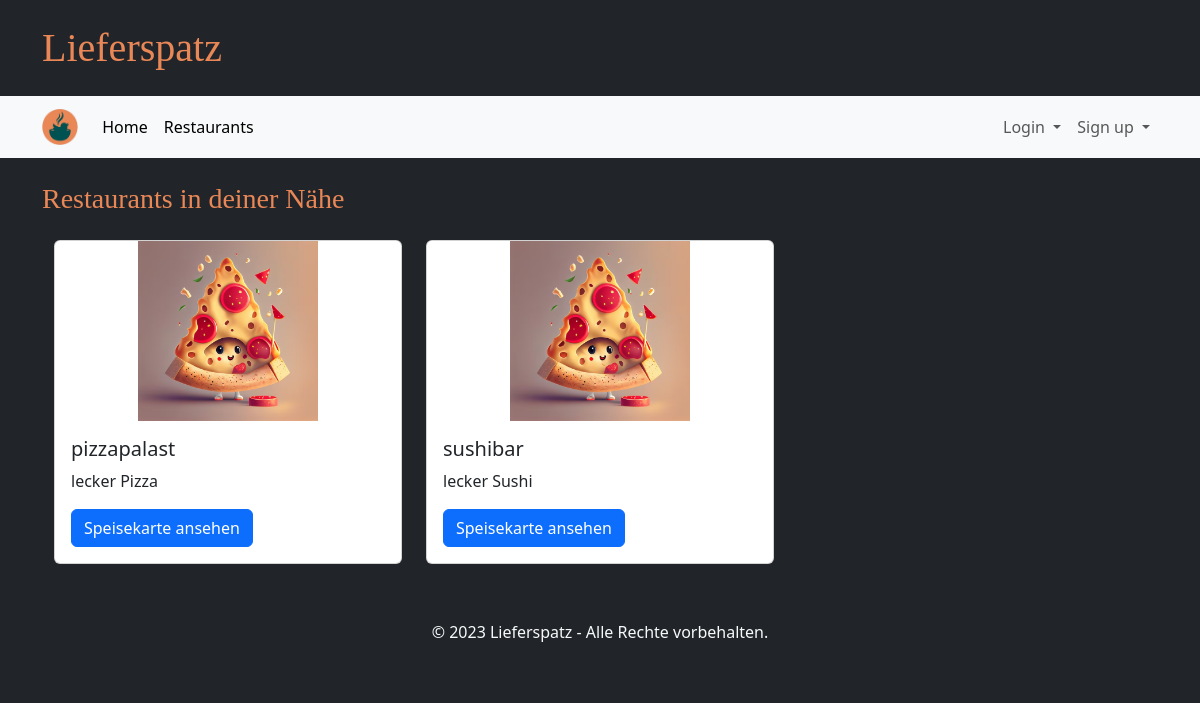
The page /restaurants/all on the database its author committed.
### tables this page shows
CREATE TABLE GeschaeftsAccount(
            Username TEXT PRIMARY KEY NOT NULL,
            Passwort TEXT NOT NULL,
            Restaurantname TEXT NOT NULL,
            Beschreibung TEST NOT NULL,
            Strasse TEXT NOT NULL,
            Hausnummer INTEGER NOT NULL,
            Plz INTEGER NOT NULL
        );

### main.py (the view)
@app.route("/restaurants/all")
def all_restaurants_page():
    restaurants = database.get_restaurants()
    return render_template("restaurants.html", restaurants=restaurants)

### database.py (called while the page is built)
def getData(sql, params = ()):
    dbcon = sqlite3.connect("instance/db.db")
    cursor = dbcon.cursor()
    cursor.execute(sql, params)
    return cursor

def get_restaurants():
    restaurants = []
    request_pointer = getData("""SELECT Restaurantname, Beschreibung, Strasse, Hausnummer, Plz
                              FROM GeschaeftsAccount""")
    for entry in request_pointer.fetchall():
        restaurant = {
            "name": entry[0],
            "description": entry[1],
            "street": entry[2],
            "housenumber": entry[3],
            "postalcode": entry[4]
        }
        restaurants.append(restaurant)
    return restaurants

### templates/restaurants.html (shortened to what this page needs)
{% extends "base.html" %}
{% block heading %}Restaurants in deiner Nähe{% endblock %}
{% block content %}
<div class="row g-4 mb-4">
  {% for restaurant in restaurants %}
  <div class="col-4">
      <div class="card">
      <img src="{{ url_for('static', filename='test1.jpeg') }}" class="card-img-top shop-image" alt="...">
      <div class="card-body">
          <h5 class="card-title">{{ restaurant['name'] }}</h5>
          <p class="card-text">{{ restaurant['description'] }}</p>
          <a href="#" class="btn btn-primary">Speisekarte ansehen</a>
      </div>
      </div>
  </div>
  {% endfor %}
</div>
{% endblock %}

### static/style.css (style rules this page uses)
.shop-image { height: 180px; object-fit: contain; }

### rows shown on the page
GeschaeftsAccount: name "pizzapalast", description "lecker Pizza"
GeschaeftsAccount: name "sushibar", description "lecker Sushi"
